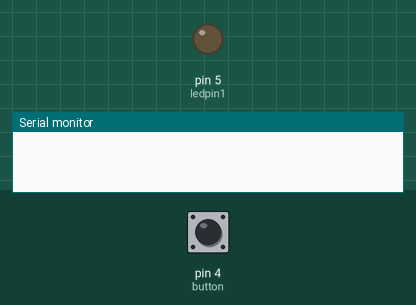
This sketch was run on a simulated Arduino Uno, built with avr-gcc and run on an emulated ATmega328P. Parts: output pins drawn as LEDs (lit = HIGH), the last lines printed to the serial monitor. The test bench sets the inputs (shaded band); at power-on: pin 4 (button) LOW. Pins used as bus, display or sensor lines are not drawn.

Above: at 1.2 s.
1.3 s: pin 4 (button) pulled HIGH for 1 s
At 3.1 s:
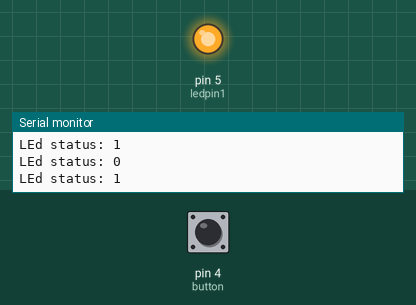
5.3 s: pin 4 (button) pulled HIGH for 0.25 s
At 8.2 s:
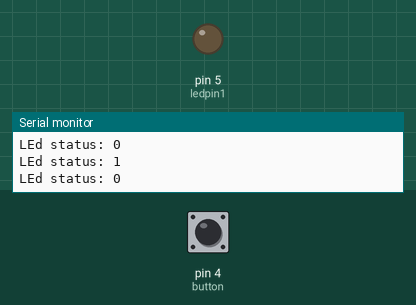
8.5 s: pin 4 (button) pulled HIGH for 3.2 s
At 12.7 s:
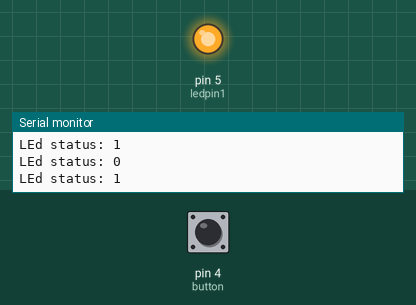
Timing chart, 0 to 15.1 s (numbered marks = the images above; inputs shaded):
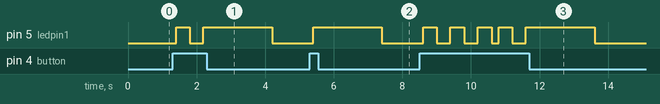

The sketch:

powerdoublled.ino
```cpp
int ledpin1 = 5;  //SD2(gpio9)
int ledpin2 = 0; //SD3(gpio10)
int button = 4;   //D2(gpio4)
int buttonState = 0;
int ledState=0;
unsigned long lastButtonPressTime = 0;
unsigned long ledOnTime = 0;
unsigned long autoOffDelay = 2000;  // 2 secondi

void setup() {
  pinMode(ledpin1, OUTPUT);
  pinMode(ledpin2, OUTPUT);
  pinMode(button, INPUT);
  digitalWrite(ledpin1, ledState);
  digitalWrite(ledpin2, !ledState);
  Serial.begin(115200);
}
void loop() {
  buttonState = digitalRead(button);
  if (buttonState == 1) {

    if (millis() - lastButtonPressTime > 200) {
      ledState = !ledState;  // Cambia stato del LED

      Serial.print("LEd status: ");
      Serial.println(ledState);

      digitalWrite(ledpin1, ledState);

      if (ledState == 1) {
        ledOnTime = millis();  // Memorizza il tempo di accensione del LED
      }

      lastButtonPressTime = millis();  // Aggiorna il tempo dell'ultima pressione
    }
  }

  if (ledState == 1 && (millis() - ledOnTime >= autoOffDelay)) {
    ledState = 0;
    digitalWrite(ledpin1, LOW);

    Serial.print("LEd status: ");
    Serial.println(ledState);
  }

  digitalWrite(ledpin2, !ledState);
  delay(200);
}
```

Measured:
- after the input at 1.3 s, pin 5 (ledpin1): LOW → HIGH after 0.10 s, → LOW 0.40 s later, → HIGH 0.40 s later, → LOW 2.0 s later
- after the input at 5.3 s, pin 5 (ledpin1): LOW → HIGH after 0.10 s, → LOW 2.0 s later
- after the input at 8.5 s, pin 5 (ledpin1): LOW → HIGH after 0.10 s, → LOW 0.40 s later, → HIGH 0.40 s later, → LOW 0.40 s later, … (10 changes in this stretch)
